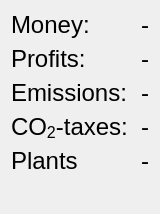
                    <widget class="QWidget" name="scrollAreaWidgetContents_4">
                     <property name="geometry">
                      <rect>
                       <x>0</x>
                       <y>0</y>
                       <width>157</width>
                       <height>214</height>
                      </rect>
                     </property>
                     <layout class="QVBoxLayout" name="verticalLayout_19">
                      <item>
                       <layout class="QFormLayout" name="formLayout_6">
                        <property name="bottomMargin">
                         <number>20</number>
                        </property>
                        <item row="0" column="0">
                         <widget class="QLabel" name="label_35">
                          <property name="font">
                           <font>
                            <pointsize>18</pointsize>
                           </font>
                          </property>
                          <property name="text">
                           <string>Money:</string>
                          </property>
                         </widget>
                        </item>
                        <item row="1" column="0">
                         <widget class="QLabel" name="label_36">
                          <property name="font">
                           <font>
                            <pointsize>18</pointsize>
                           </font>
                          </property>
                          <property name="text">
                           <string>Profits:</string>
                          </property>
                         </widget>
                        </item>
                        <item row="0" column="1">
                         <widget class="QLabel" name="statistics_label_money">
                          <property name="font">
                           <font>
                            <pointsize>18</pointsize>
                           </font>
                          </property>
                          <property name="text">
                           <string>-</string>
                          </property>
                         </widget>
                        </item>
                        <item row="1" column="1">
                         <widget class="QLabel" name="statistics_label_profits">
                          <property name="font">
                           <font>
                            <pointsize>18</pointsize>
                           </font>
                          </property>
                          <property name="text">
                           <string>-</string>
                          </property>
                         </widget>
                        </item>
                        <item row="2" column="0">
                         <widget class="QLabel" name="label_39">
                          <property name="font">
                           <font>
                            <pointsize>18</pointsize>
                           </font>
                          </property>
                          <property name="text">
                           <string>Emissions:</string>
                          </property>
                         </widget>
                        </item>
                        <item row="3" column="0">
                         <widget class="QLabel" name="statistics_label_title_co2tax">
                          <property name="font">
                           <font>
                            <pointsize>18</pointsize>
                           </font>
                          </property>
                          <property name="text">
                           <string>&lt;html&gt;&lt;head/&gt;&lt;body&gt;&lt;p&gt;CO&lt;sub&gt;2&lt;/sub&gt;-taxes:&lt;/p&gt;&lt;/body&gt;&lt;/html&gt;
</string>
                          </property>
                         </widget>
                        </item>
                        <item row="2" column="1">
                         <widget class="QLabel" name="statistics_label_emissions">
                          <property name="font">
                           <font>
                            <pointsize>18</pointsize>
                           </font>
                          </property>
                          <property name="text">
                           <string>-</string>
                          </property>
                         </widget>
                        </item>
                        <item row="3" column="1">
                         <widget class="QLabel" name="statistics_label_co2tax">
                          <property name="font">
                           <font>
                            <pointsize>18</pointsize>
                           </font>
                          </property>
                          <property name="text">
                           <string>-</string>
                          </property>
                         </widget>
                        </item>
                        <item row="4" column="0">
                         <widget class="QLabel" name="label_44">
                          <property name="font">
                           <font>
                            <pointsize>18</pointsize>
                           </font>
                          </property>
                          <property name="text">
                           <string>Plants</string>
                          </property>
                         </widget>
                        </item>
                        <item row="4" column="1">
                         <widget class="QLabel" name="statistics_label_plants">
                          <property name="font">
                           <font>
                            <pointsize>18</pointsize>
                           </font>
                          </property>
                          <property name="text">
                           <string>-</string>
                          </property>
                         </widget>
                        </item>
                       </layout>
                      </item>
                      <item>
                       <spacer name="verticalSpacer_9">
                        <property name="orientation">
                         <enum>Qt::Vertical</enum>
                        </property>
                        <property name="sizeHint" stdset="0">
                         <size>
                          <width>20</width>
                          <height>40</height>
                         </size>
                        </property>
                       </spacer>
                      </item>
                     </layout>
                    </widget>
